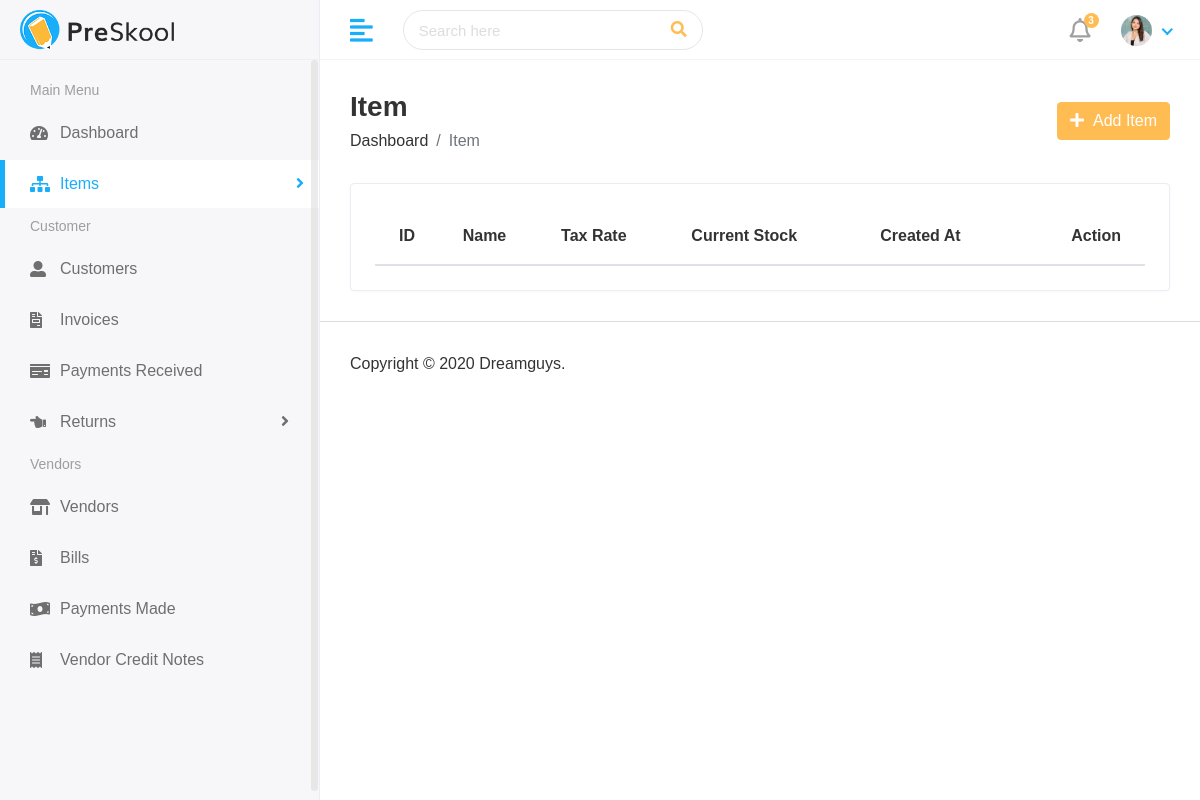
Before: /finance/view_items/ with the older database file.
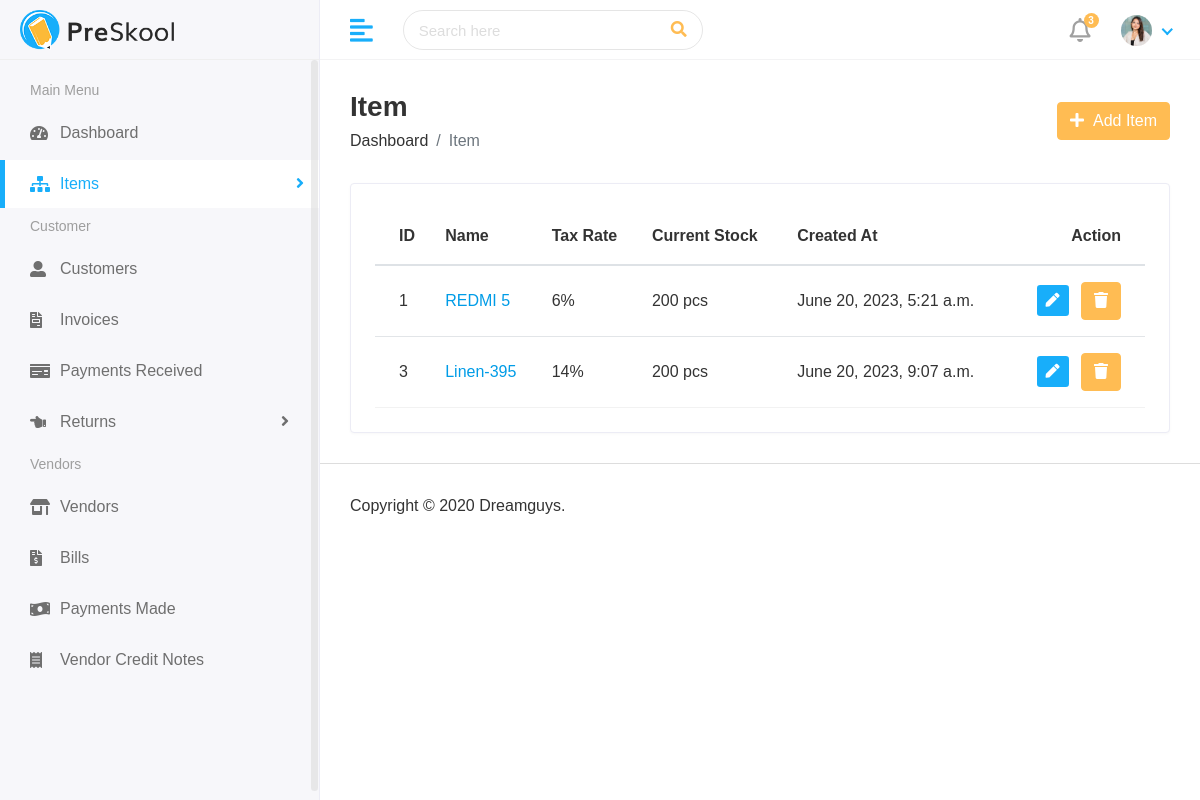
After: the same page with the newer database file.
### finance/models.py (models this page shows, shortened)
class Item(models.Model):
    name = models.CharField(_("name"), max_length=50)
    image = models.ImageField(upload_to="media/item_images",null=True)
    item_group = models.ForeignKey(ItemGroup,on_delete=models.CASCADE)
    hsn_code = models.IntegerField()
    unit = models.CharField(max_length=10)
    unit_plural = models.CharField(max_length=10)
    state_tax_rate = models.IntegerField()
    current_stock = models.IntegerField()
    min_stock = models.IntegerField(default=10)
    created_at = models.DateTimeField(auto_now_add=True,null = True)
    updated_at = models.DateTimeField(auto_now_add=True,null = True)

### finance/views.py (the view)
# urls.py: path('view_items/',views.view_items,name="view_items"),
def view_items(request):
    items = Item.objects.all()
    context = {
        "items":items
    }
    return render(request,"hod/view_items.html", context)

### finance/templates/hod/view_items.html (shortened to what this page needs)
{% extends 'base.html' %} {% block content %}
<div class="main-wrapper">
  <div class="page-wrapper">
    <div class="content container-fluid">
      <div class="page-header">
        <div class="row align-items-center">
          <div class="col">
            <h3 class="page-title">Item</h3>
            <ul class="breadcrumb">
              <li class="breadcrumb-item">
                <a href="{% url 'finance_dashboard' %}">Dashboard</a>
              </li>
              <li class="breadcrumb-item active">Item</li>
            </ul>
          </div>
          <div class="col-auto text-right float-right ml-auto">
            <a href="{% url 'add_items' %}" class="btn btn-primary"
              ><i class="fas fa-plus"></i> &nbsp;Add Item
            </a>
          </div>
        </div>
      </div>
      <div class="row">
        <div class="col-sm-12">
          <div class="card card-table">
            <div class="card-body">
              <div class="table-responsive">
                <table id="table_id" class="table table-hover table-center mb-0">
                    <thead>
                      <tr>
                        <th>ID</th>
                        <th>Name</th>
                        <th>Tax Rate</th>
                        <th>Current Stock</th>
                        <th>Created At</th>
                        <th class="text-right">Action</th>
                      </tr>
                    </thead>
                    <tbody>
                      {% for i in items %}
                      <tr>
                        <td>{{i.id}}</td>
                        <td><a href="{% url 'view_items_id' i.id %}">{{i.name}}</a></td>
                        <td>{{i.state_tax_rate}}%</td>
                        <td>{{i.current_stock}}
                            {% if i.current_stock == 1  %}
                                {{i.unit}}
                            {% else %}
                                {{i.unit_plural}}
                            {% endif %}
                        </td>
                        <td>{{i.created_at}}</td>
                        <td class="text-right">
                          <div class="actions">
                            <a
                              href="{% url 'edit_item' i.id %}"
                              class="btn btn-sm bg-success-light mr-2"
                            >
                              <i class="fas fa-pen"></i>
                            </a>
                            <button type="button" class="btn btn-primary" data-toggle="modal" data-target="#modal-{{i.id}}">
                              <i class="fa fa-trash" aria-hidden="true"></i>
                            </button>
                          </div>
                        </td>
                      </tr>
                      {% endfor %}
                    </tbody>
                  </table>
              </div>
            </div>
          </div>
        </div>
      </div>
    </div>
    {% endblock content %}

### finance/templates/base.html (shortened to what this page needs)
<!DOCTYPE html>
{% load static %}
<html lang="en">
<head>
    <link rel="stylesheet" href="{% static 'assets/plugins/bootstrap/css/bootstrap.min.css' %}">
    <link rel="stylesheet" href="{% static 'assets/plugins/fontawesome/css/fontawesome.min.css' %}">
    <link rel="stylesheet" href="{% static 'assets/plugins/fontawesome/css/all.min.css' %}">
    <link rel="stylesheet" href="{% static 'assets/plugins/datatables/datatables.min.css' %}">
    <link rel="stylesheet" href="{% static 'assets/css/style.css' %}">
</head>
<body>
    {% include "includes/header.html" %}
    {% include "includes/sidebar.html"  %}
    {% block content %}{% endblock content %}
    {% include "includes/footer.html"  %}
</body>
</html>

### finance/templates/includes/header.html (shortened to what this page needs)
{% load static %}
<div class="header">
    <div class="header-left">
       <a href="index.html" class="logo">
       <img src="{% static 'assets/img/logo.png' %}" alt="Logo">
       </a>
    </div>
    <a href="javascript:void(0);" id="toggle_btn">
    <i class="fas fa-align-left"></i>
    </a>
    <div class="top-nav-search">
       <form>
          <input type="text" class="form-control" placeholder="Search here">
          <button class="btn" type="submit"><i class="fas fa-search"></i></button>
       </form>
    </div>
    <ul class="nav user-menu">
       <li class="nav-item dropdown noti-dropdown">
          <a href="#" class="dropdown-toggle nav-link" data-toggle="dropdown">
          <i class="far fa-bell"></i> <span class="badge badge-pill">3</span>
          </a>
       </li>
       <li class="nav-item dropdown has-arrow">
          <a href="#" class="dropdown-toggle nav-link" data-toggle="dropdown">
          <span class="user-img"><img class="rounded-circle" src="assets/img/profiles/avatar-01.jpg" width="31" alt="Ryan Taylor"></span>
          </a>
       </li>
    </ul>
 </div>

### finance/templates/includes/sidebar.html (shortened to what this page needs)
<div class="sidebar" id="sidebar">
  <div class="sidebar-inner slimscroll">
    <div id="sidebar-menu" class="sidebar-menu">
      <ul>
        <li class="menu-title">
          <span>Main Menu</span>
        </li>
        <li>
          <a href="{% url 'finance_dashboard' %}"
            ><i class="fas fa-tachometer-alt"></i> <span>Dashboard</span></a
          >
        </li>
        <li class="submenu active">
          <a href="#" class="active subdrop"
            ><i class="fas fa-sitemap"></i> <span> Items</span>
            <span class="menu-arrow"></span
          ></a>
        </li>
        <li class="menu-title">
          <span>Customer</span>
        </li>
        <li>
          <a href="{% url 'view_customers' %}"
            ><i class="fas fa-user-alt"></i> <span>Customers</span></a
          >
        </li>
        <li>
          <a href="holiday.html"
            ><i class="fas fa-file-invoice"></i> <span>Invoices</span></a
          >
        </li>
        <li>
          <a href="holiday.html"
            ><i class="fas fa-money-check"></i>
            <span>Payments Received</span></a
          >
        </li>
        <li class="submenu">
          <a href="#"
            ><i class="fas fa-hand-point-left"></i> <span> Returns</span>
            <span class="menu-arrow"></span
          ></a>
        </li>
        <li class="menu-title">
          <span>Vendors</span>
        </li>
        <li>
          <a href="holiday.html"
            ><i class="fas fa-store-alt"></i> <span>Vendors</span></a
          >
        </li>
        <li>
          <a href="holiday.html"
            ><i class="fas fa-file-invoice-dollar"></i> <span>Bills</span></a
          >
        </li>
        <li>
          <a href="holiday.html"
            ><i class="fas fa-money-bill-wave"></i>
            <span>Payments Made</span></a
          >
        </li>
        <li>
          <a href="holiday.html"
            ><i class="fas fa-receipt"></i> <span>Vendor Credit Notes</span></a
          >
        </li>
      </ul>
    </div>
  </div>
</div>

### finance/templates/includes/footer.html
<footer>
    <p>Copyright © 2020 Dreamguys.</p>
 </footer>

Changed rows visible on the page:
added Item: id "1", name "REDMI 5", state_tax_rate "6", current_stock "200", unit_plural "pcs", created_at "June 20, 2023, 5:21 a.m."
added Item: id "3", name "Linen-395", state_tax_rate "14", current_stock "200", unit_plural "pcs", created_at "June 20, 2023, 9:07 a.m."
